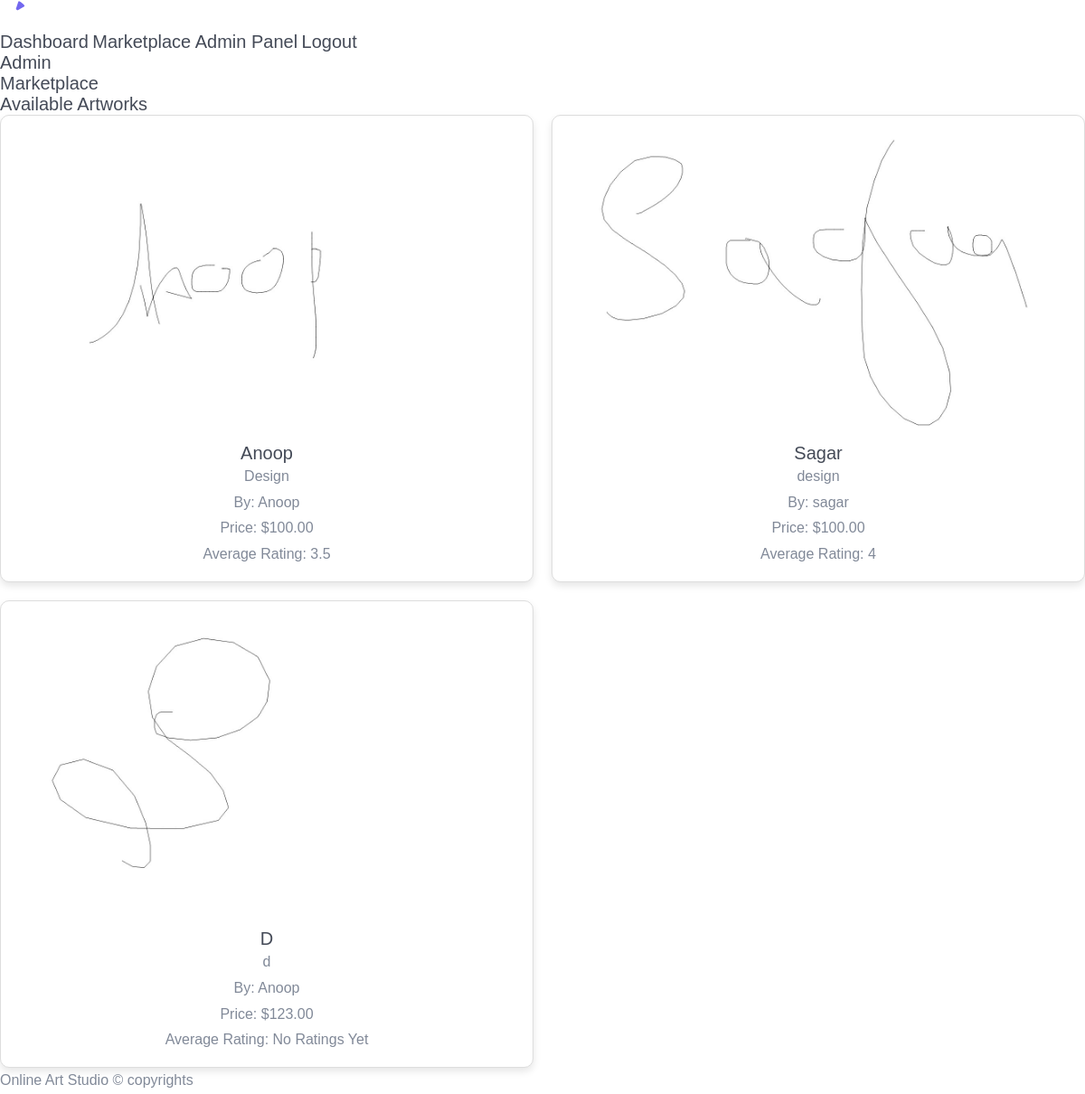
Screenshot of /views/marketplace.php (signed in) with the database file from the repository.
### tables this page shows
CREATE TABLE `artworks` (
  `id` int(11) NOT NULL,
  `title` varchar(255) NOT NULL,
  `description` text NOT NULL,
  `image` varchar(255) NOT NULL,
  `price` decimal(10,2) NOT NULL,
  `artist_id` int(11) NOT NULL,
  `created_at` timestamp NOT NULL DEFAULT current_timestamp()
);

CREATE TABLE `users` (
  `id` int(11) NOT NULL,
  `name` varchar(255) NOT NULL,
  `email` varchar(255) NOT NULL,
  `password` varchar(255) NOT NULL,
  `role` enum('artist','buyer','admin') NOT NULL DEFAULT 'buyer',
  `created_at` timestamp NOT NULL DEFAULT current_timestamp()
);

### controllers/marketplace.php (called while the page is built, shortened)
<?php
function getArtworks($conn) {
    $sql = "SELECT artworks.*, users.name AS artist_name FROM artworks
            JOIN users ON artworks.artist_id = users.id";
    return $conn->query($sql);
}
?>

### views/marketplace.php (the view, shortened to what this page needs)
<?php
include '../config/db.php';
include '../controllers/marketplace.php';
?>
<!DOCTYPE html>
<html lang="en">
<head>
    <link rel="stylesheet" href="../assets/css/style.css">
</head>
<body>
    <?php include '../views/includes/sidebar.php'; ?>
    <?php include '../views/includes/topbar.php'; ?>
    <div class="pc-container">
        <div class="pc-content">
            <h2>Marketplace</h2>
            <h3>Available Artworks</h3>
            <div class="artwork-list">
                <?php
                $artworks = getArtworks($conn);
                while ($art = $artworks->fetch_assoc()) {
                    $imagePath = '../uploads/artworks/' . $art['image'];
                    $ratingQuery = "SELECT AVG(rating) as avg_rating FROM ratings WHERE artwork_id = " . $art['id'];
                    $ratingResult = mysqli_query($conn, $ratingQuery);
                    $ratingRow = mysqli_fetch_assoc($ratingResult);
                    $avgRating = round($ratingRow['avg_rating'], 1);
                    echo "<div class='artwork-card'>";
                    echo "<img class='thumbnail' src='" . htmlspecialchars($imagePath) . "' alt='" . htmlspecialchars($art['title']) . "' onclick='previewImage(\"" . htmlspecialchars($imagePath) . "\")'>";
                    echo "<h4>" . htmlspecialchars($art['title']) . "</h4>";
                    echo "<p>" . htmlspecialchars($art['description']) . "</p>";
                    echo "<p>By: " . htmlspecialchars($art['artist_name']) . "</p>";
                    echo "<p>Price: $" . htmlspecialchars($art['price']) . "</p>";
                    echo "<p>Average Rating: " . ($avgRating ? $avgRating : "No Ratings Yet") . "</p>";
                    echo "</div>";
                }
                ?>
            </div>
        </div>
    </div>
    <?php include '../views/includes/footer.php'; ?>
</body>
</html>

### views/includes/sidebar.php
<nav class="pc-sidebar">
    <div class="navbar-wrapper">
        <div class="m-header">
            <a href="dashboard.php" class="b-brand text-primary">
                <img src="../assets/images/logo-white-sm.svg" alt="logo image" class="logo-lg">
            </a>
        </div>
        <div class="navbar-content">
            <ul class="pc-navbar">
                <li class="pc-item"><a href="dashboard.php" class="pc-link"><span>Dashboard</span></a></li>
                <li class="pc-item"><a href="marketplace.php" class="pc-link"><span>Marketplace</span></a></li>
                <?php if ($_SESSION['user_role'] == 'artist') { ?>
                    <li class="pc-item"><a href="add-to-market.php" class="pc-link"> <span>Add to market</span></a></li>
                    <li class="pc-item"><a href="create-art.php" class="pc-link"> <span>Create art</span></a></li>
                <?php } elseif ($_SESSION['user_role'] == 'buyer') { ?>
                    <li class="pc-item"><a href="wishlist.php" class="pc-link"><span>Wishlist</span></a></li>
                <?php } elseif ($_SESSION['user_role'] == 'admin') { ?>
                    <li class="pc-item"><a href="admin-panel.php" class="pc-link"> <span>Admin Panel</span></a></li>
                <?php } ?>
                <li class="pc-item"><a href="../logout.php" class="pc-link"><span>Logout</span></a></li>
            </ul>
        </div>
    </div>
</nav>

### views/includes/topbar.php (shortened to what this page needs)
<header class="pc-header">
    <div class="header-wrapper">
        <div class="ms-auto">
            <ul class="list-unstyled">
                <li class="dropdown pc-h-item header-user-profile">
                    <a class="pc-head-link dropdown-toggle" href="#" role="button" data-bs-toggle="dropdown">
                        <span class="ms-2">
                            <span class="user-name"><?php echo $_SESSION['user_role']; ?></span>
                        </span>
                    </a>
                </li>
            </ul>
        </div>
    </div>
</header>

### views/includes/footer.php
<footer class="pc-footer">
    <div class="footer-wrapper container-fluid">
        <div class="row">
            <div class="col my-1">
                <p class="m-0">Online Art Studio &copy; copyrights</p>
            </div>
        </div>
    </div>
</footer>

### home/assets/css/style.css (style rules this page uses)
* { padding: 0; margin: 0; }
* { -webkit-box-sizing:border-box; -moz-box-sizing:border-box; -o-box-sizing:border-box; -ms-box-sizing:border-box; box-sizing:border-box; }
body { font-family: 'Poppins', sans-serif; font-size:16px; color:#818998; text-transform:initial; max-width:1920px; margin:0 auto; overflow-x:hidden; }
a,a:hover,a:active,a:focus { display:inline-block; text-decoration:none; color: #444a57; font-size:20px; padding:0; font-weight: 500; text-transform: capitalize; }
h1,h2,h3,h4,h5,h6 { margin: 0; color:#444a57; font-size: 20px; font-weight: 500; text-transform: capitalize; }
p { margin: 0; color:#818998; font-size:16px; line-height: 1.8; text-transform: initial; }
img { border:none;max-width:100%; height:auto; }
ul { padding: 0; margin: 0 auto; list-style: none; }
ul li { list-style: none; display: inline-block; }
html,body { height: 100%; }

### views/marketplace.php (style rules this page uses)
.thumbnail { width: 100px; height: auto; cursor: pointer; border-radius: 5px; transition: transform 0.2s; }
.artwork-list { display: grid; grid-template-columns: repeat(2, 1fr); gap: 20px; }
.artwork-card { border: 1px solid #ddd; border-radius: 10px; padding: 15px; text-align: center; box-shadow: 0 4px 8px rgba(0,0,0,0.1); background-color: #fff; }
.artwork-card img { width: 100%; height: auto; border-radius: 5px; }

### rows the page displays
artworks: image (picture), title "Anoop", description "Design", artist.name "Anoop", price "100.00", avgRating "3.5"
artworks: image (picture), title "Sagar", description "design", artist.name "sagar", price "100.00", avgRating "4"
artworks: image (picture), title "D", description "d", artist.name "Anoop", price "123.00", shows "No Ratings Yet"

### other values shown
$_SESSION['user_role'] "Admin"
